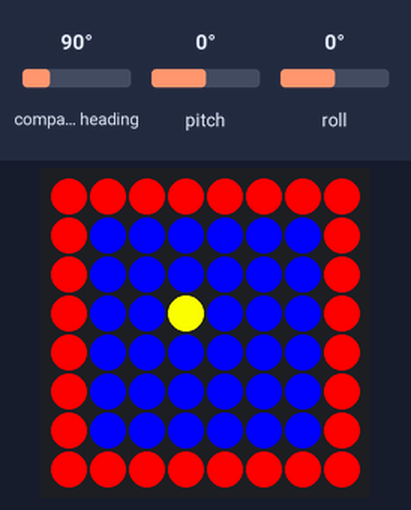
Bench run of a program on a simulated Raspberry Pi (BCM pin numbers) with a Sense HAT. On the bench: the Sense HAT's 8×8 RGB LED matrix. The test bench sets the inputs (shaded band); at power-on: pitch 0°, roll 0°, compass heading 90°. The Sense HAT reports a negative pitch or roll as 360° plus the angle.

Above: at 1.2 s.
1.3 s: pitch set to -86°
At 1.58 s:
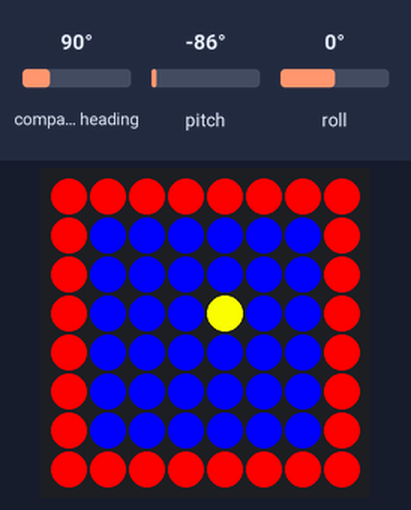
2.8 s: roll set to -86°
At 3.04 s:
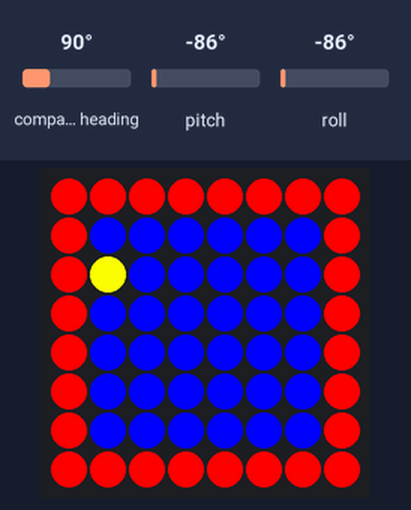
4.4 s: pitch set to 0°
At 4.96 s:
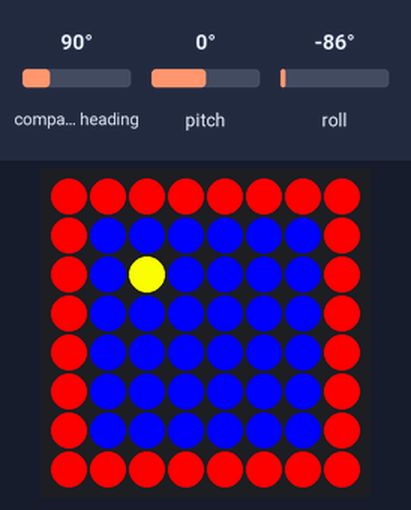
Timing chart, 0 to 7.4 s (numbered marks = the images above; inputs shaded):
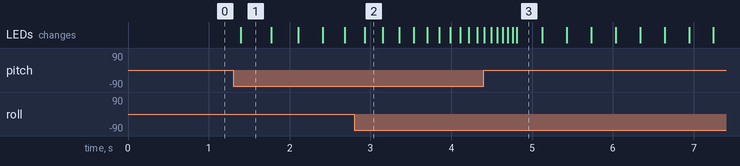

The program:

Ball_Control_-_Orientation.py
```python
from sense_hat import SenseHat
from time import sleep

sense = SenseHat()

green = (0, 255, 0)
yellow = (255, 255, 0)
blue = (0, 0, 255)
red = (255, 0, 0)
white = (255, 255, 255)
nothing = (0, 0, 0)
pink = (255, 105, 180)

def draw_screen():
    sense.clear(blue)

    for i in range(8):
        sense.set_pixel(i, 0, red)
        sense.set_pixel(i, 7, red)
        sense.set_pixel(0, i, red)
        sense.set_pixel(7, i, red)

def next(n):
	return (n+1) % 8

def prev(n):
	if n==0:
		return 7
	else:
		return n-1

x = 3
y = 3

draw_screen()
sense.set_pixel(x, y, yellow)

sleeptime = 0.5

while True:
    orientation = sense.get_orientation()
    pitch = orientation['pitch']
    roll = orientation['roll']
    moved = False

    if 10 < pitch < 180:
        x = prev(x); moved = True
    elif 180 < pitch < 350:
        x = next(x); moved = True

    if 10 < roll < 180:
        y = next(y);
        moved = True
    elif 180 < roll < 350:
        y = prev(y);
        moved = True

    if moved:
        draw_screen()
        sense.set_pixel(x, y, yellow)
    sleep(sleeptime)
    sleeptime = sleeptime * 0.9
```

Measured:
- after the input at 1.3 s, the LEDs: change after 0.10 s (image 1)
